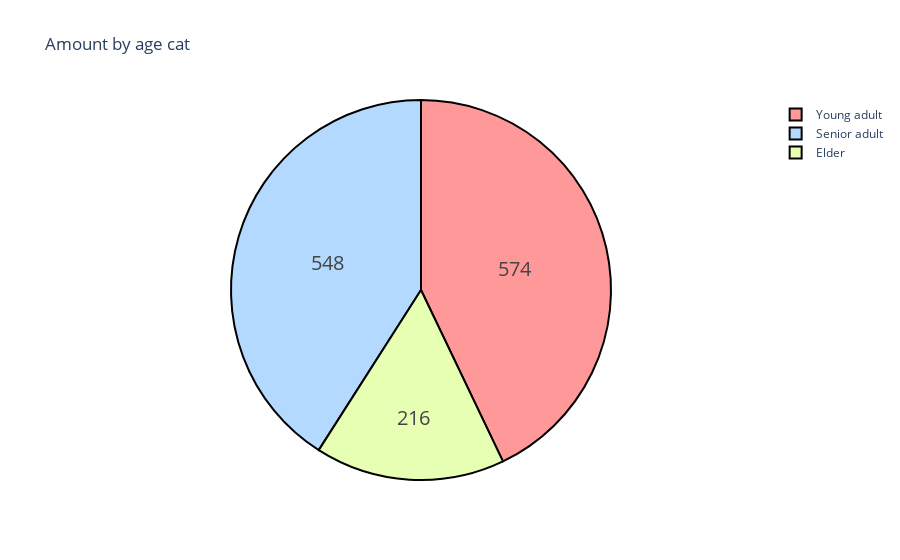

Write notebook code for a chart like this one.
### Code cell
df['age_cat']  = np.nan

lst = [df]

for col in lst:
    col.loc[(col['age'] >= 18) & (col['age'] <= 35), 'age_cat'] = 'Young adult'
    col.loc[(col['age'] > 35) & (col['age'] <= 55), 'age_cat'] = 'Senior adult'
    col.loc[(col['age'] > 55), 'age_cat'] = 'Elder'
    
labels = df['age_cat'].unique().tolist()
amount = df['age_cat'].value_counts().tolist()

colors = ['#ff9999', '#b3d9ff', '#e6ffb3']

trace = go.Pie(labels= labels, 
               values= amount, 
               hoverinfo= 'label + percent',
               textinfo= 'value',
               textfont= dict(size=20),
               marker= dict(colors= colors, line=dict(color='#000000', width=2)))

data = [trace]
layout = go.Layout(title='Amount by age cat')

fig = go.Figure(data=data, layout=layout)
iplot(fig, filename='Basic Pie Chart')

### Figure 1 — Plotly figure (JSON) as saved in the notebook; plotly's stock layout.template omitted (floating-point values rounded to 4 significant figures)
{"data": [{"hoverinfo": "label+percent", "labels": ["Young adult", "Senior adult", "Elder"], "marker": {"colors": ["#ff9999", "#b3d9ff", "#e6ffb3"], "line": {"color": "#000000", "width": 2}}, "textfont": {"size": 20}, "textinfo": "value", "type": "pie", "values": [574, 548, 216]}], "layout": {"title": {"text": "Amount by age cat"}}}
